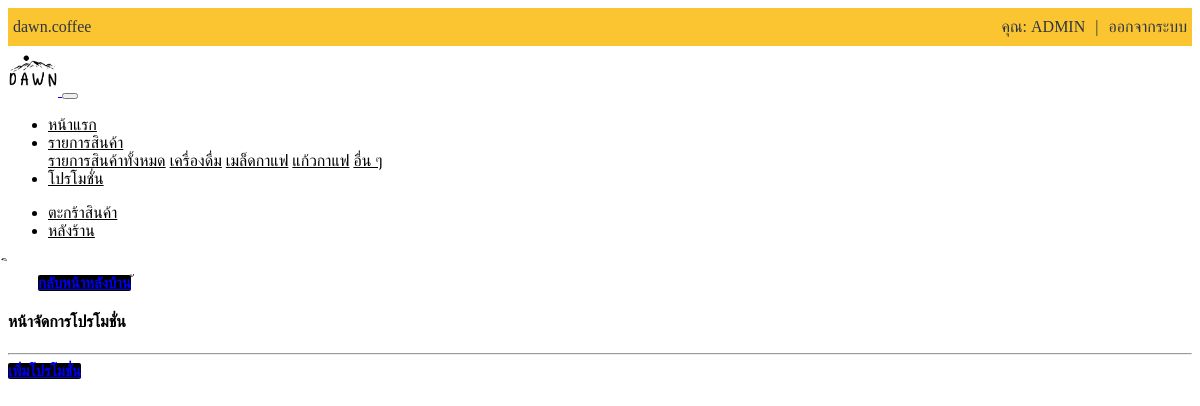
Page /admin/admin_promotion.php (signed in) on the earlier database version.
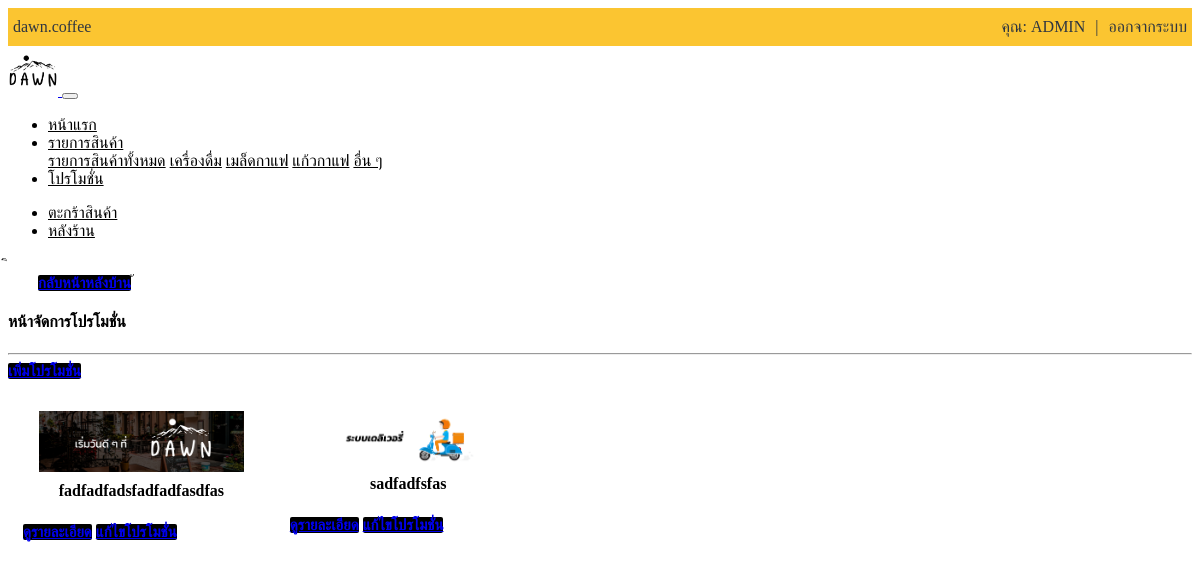
Same page on the later database version.
### tables this page shows
CREATE TABLE `promotion` (
  `pro_id` int(5) NOT NULL,
  `pro_name` text NOT NULL,
  `pro_detail` longtext NOT NULL,
  `pro_date` timestamp NOT NULL DEFAULT current_timestamp() ON UPDATE current_timestamp(),
  `pro_img` text NOT NULL
);

### admin/admin_promotion.php (the view, shortened to what this page needs)
<?php
include_once('include/navbar.php');
$check_admin = isset($_SESSION['auth-status']) ? $_SESSION['auth-status'] : '';
if($check_admin == 'admin' ){
?>
ิ<div class="container">
<a href="?page=admin" class="btn btn-primary btn-block btn-back">กลับหน้าหลังบ้าน</a>
้<h4 class="text-center">หน้าจัดการโปรโมชั่น</h4>
<hr>
<div class="container-fluid">
	<div class="row">
		<div class="col-md-12">
            <a href="?page=promotion_add" class="btn btn-primary btn-block btn-proinsert">เพิ่มโปรโมชั่น</a>
            <div class="row_pro">
<?php
    include_once('config.inc.php');
    $result = mysqli_query($conn,"SELECT * FROM promotion ORDER BY pro_id");
    while($row = mysqli_fetch_array($result)){
        echo '
        <div class="column_pro">
            <div class="product_cards">
                <img  width="336px" src="'.$row['pro_img'].'">
                <div class="product_name"><b class="product_text">'.$row['pro_name'].'</b></div>
            </div>
            <a href="?page=promotion_view&&pro_id='.$row['pro_id'].'" class="btn btn-primary btn-block btn-editpro">ดูรายละเอียด</a>
            <a href="?page=promotion_edit&&pro_id='.$row['pro_id'].'" class="btn btn-primary btn-block btn-editpro">แก้ไขโปรโมชั่น</a>
        </div>
        ';
    }
?>
</div>
		</div>
	</div>
</div>
</div>
<?php }else {
    header('Location: ?page=home');
}?>

Differences in the rows shown:
added promotion: pro_img (picture), pro_name "fadfadfadsfadfadfasdfas"
added promotion: pro_img (picture), pro_name "sadfadfsfas"
